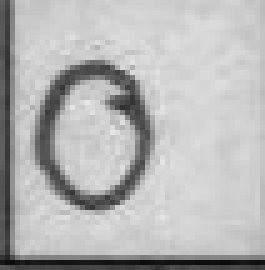
#> input picture Examen1_PrimerParcial/Recortes_votos/acta (15)/votos_AP/votos_AP_decenas.jpg, 53 x 54 px, given as the content of the folder Actas_Normalizadas, which was not available (shown 5 times larger)
$ python Recortar.py
#> lines starting #> are read from the running program, lines starting #| are printed output that depends on the picture; pictures that were not available may be replaced by others from this repository, and a replacement may not be noted
import cv2
import glob
import os
import numpy as np
import matplotlib.pyplot as plt

# Directorios
input_dir = "Actas_Normalizadas"
output_dir = "Recortes_Actas"
os.makedirs(output_dir, exist_ok=True)

# Dimensiones de referencia (tu imagen de 2000x3057)
REF_ALTO = 2000
REF_ANCHO = 3057

# Definir coordenadas de las zonas de interés (basado en tus medidas)
ZONAS_INTERES = {
    'codigo_mesa': {
        'x1': 235, 'y1': 333, 'x2': 454, 'y2': 381,
        'nombre': 'codigo_mesa'
    },
    'votos_AP': {
        'x1': 1015, 'y1': 613, 'x2': 1174, 'y2': 667,
        'nombre': 'votos_AP'
    },
    'votos_LYP_ADN': {
        'x1': 1015, 'y1': 685, 'x2': 1174, 'y2': 736,
        'nombre': 'votos_LYP_ADN'
    },
    'votos_APB_SUMATE': {
        'x1': 1015, 'y1': 755, 'x2': 1174, 'y2': 806,
        'nombre': 'votos_APB_SUMATE'
    },
    'votos_LIBRE': {
        'x1': 1015, 'y1': 894, 'x2': 1174, 'y2': 946,
        'nombre': 'votos_LIBRE'
    },
    'votos_FP': {
        'x1': 1015, 'y1': 964, 'x2': 1174, 'y2': 1015,
        'nombre': 'votos_FP'
    },
    'votos_MAS_IPSP': {
        'x1': 1015, 'y1': 1033, 'x2': 1174, 'y2': 1086,
        'nombre': 'votos_MAS_IPSP'
    },
    'votos_UNIDAD': {
        'x1': 1015, 'y1': 1173, 'x2': 1174, 'y2': 1226,
        'nombre': 'votos_UNIDAD'
    },
    'votos_PDC': {
        'x1': 1015, 'y1': 1242, 'x2': 1174, 'y2': 1296,
        'nombre': 'votos_PDC'
    },
    'votos_validos': {
        'x1': 1015, 'y1': 1359, 'x2': 1174, 'y2': 1412,
        'nombre': 'votos_validos'
    },
    'votos_blancos': {
        'x1': 1015, 'y1': 1481, 'x2': 1174, 'y2': 1534,
        'nombre': 'votos_blancos'
    },
    'votos_nulos': {
        'x1': 1015, 'y1': 1551, 'x2': 1174, 'y2': 1603,
        'nombre': 'votos_nulos'
    }
}

def calcular_coordenadas_adaptativas(imagen, zonas):
    """
    Adapta las coordenadas al tamaño real de la imagen
    """
    h, w = imagen.shape[:2]
    factor_x = w / REF_ANCHO
    factor_y = h / REF_ALTO

    zonas_adaptadas = {}

    for nombre, zona in zonas.items():
        x1 = int(zona['x1'] * factor_x)
        y1 = int(zona['y1'] * factor_y)
        x2 = int(zona['x2'] * factor_x)
        y2 = int(zona['y2'] * factor_y)

        zonas_adaptadas[nombre] = {
            'coordenadas': (x1, y1, x2, y2),
            'nombre': zona['nombre']
        }

    return zonas_adaptadas

def recortar_zona(imagen, coordenadas):
    """
    Recorta una zona específica de la imagen
    """
    x1, y1, x2, y2 = coordenadas
    return imagen[y1:y2, x1:x2]

def procesar_actas():
    """
    Procesa todas las actas y guarda los recortes
    """
    archivos = glob.glob(os.path.join(input_dir, "*.jpg"))

    for i, path in enumerate(archivos):
        # Leer imagen
        img = cv2.imread(path, 0)  # Leer en escala de grises
#> img is the input picture: shape (54, 53); min 11, max 230, mean 181.4
        if img is None:
            print(f"No se pudo leer: {path}")
            continue

        # Calcular coordenadas adaptativas
        zonas_actuales = calcular_coordenadas_adaptativas(img, ZONAS_INTERES)
#> zonas_actuales = 12 items

        # Crear carpeta para esta acta
        nombre_base = os.path.splitext(os.path.basename(path))[0]
        carpeta_acta = os.path.join(output_dir, nombre_base)
        os.makedirs(carpeta_acta, exist_ok=True)

        # Recortar y guardar cada zona
        for nombre, zona in zonas_actuales.items():
            recorte = recortar_zona(img, zona['coordenadas'])

            # Guardar recorte
            nombre_archivo = f"{zona['nombre']}.jpg"
            ruta_guardado = os.path.join(carpeta_acta, nombre_archivo)
            cv2.imwrite(ruta_guardado, recorte)
#> this loop made 12 passes
#> (nombre, x1 in recortar_zona, y1 in recortar_zona, x2 in recortar_zona, y2 in recortar_zona, recorte, nombre_archivo) on passes 1 to 7: ('codigo_mesa', 4, 8, 7, 10, [[198, 207, 202], [200, 201, 210]], 'codigo_mesa.jpg'), ('votos_AP', 17, 16, 20, 18, [[182, 193, 194], [203, 189, 198]], 'votos_AP.jpg'), ('votos_LYP_ADN', 17, 18, 20, 19, [[200, 205, 204]], 'votos_LYP_ADN.jpg'), ('votos_APB_SUMATE', 17, 20, 20, 21, [[230, 217, 210]], 'votos_APB_SUMATE.jpg'), ('votos_LIBRE', 17, 24, 20, 25, [[200, 195, 205]], 'votos_LIBRE.jpg'), ('votos_FP', 17, 26, 20, 27, [[206, 211, 209]], 'votos_FP.jpg'), ('votos_MAS_IPSP', 17, 27, 20, 29, [[197, 198, 202], [206, 204, 197]], 'votos_MAS_IPSP.jpg')

        if i % 50 == 0:  # Mostrar progreso cada 50 actas
            print(f"Procesadas {i}/{len(archivos)} actas")

    print(f"✅ Procesamiento completo. Recortes guardados en: {output_dir}")

# Función para visualizar los recortes de una acta de ejemplo
def mostrar_recortes_ejemplo():
    """
    Muestra los recortes de una acta para verificar
    """
    archivos = glob.glob(os.path.join(input_dir, "*.jpg"))
    if not archivos:
        print("No hay actas procesadas")
        return

    # Tomar primera acta
    img_path = archivos[0]
    img = cv2.imread(img_path, 0)

    # Calcular coordenadas
    zonas = calcular_coordenadas_adaptativas(img, ZONAS_INTERES)
#> zonas = 12 items

    # Mostrar imagen original con rectángulos
    img_color = cv2.imread(img_path)
    img_con_rectangulos = img_color.copy()

    for nombre, zona in zonas.items():
        x1, y1, x2, y2 = zona['coordenadas']
        cv2.rectangle(img_con_rectangulos, (x1, y1), (x2, y2), (0, 255, 0), 2)
        cv2.putText(img_con_rectangulos, nombre, (x1, y1-10),
                   cv2.FONT_HERSHEY_SIMPLEX, 0.5, (0, 255, 0), 1)
#> this loop made 12 passes
#> (nombre, x1, y1, x2, y2) on passes 1 to 12: ('codigo_mesa', 4, 8, 7, 10), ('votos_AP', 17, 16, 20, 18), ('votos_LYP_ADN', 17, 18, 20, 19), ('votos_APB_SUMATE', 17, 20, 20, 21), ('votos_LIBRE', 17, 24, 20, 25), ('votos_FP', 17, 26, 20, 27), ('votos_MAS_IPSP', 17, 27, 20, 29), ('votos_UNIDAD', 17, 31, 20, 33), ('votos_PDC', 17, 33, 20, 34), ('votos_validos', 17, 36, 20, 38), ('votos_blancos', 17, 39, 20, 41), ('votos_nulos', 17, 41, 20, 43)
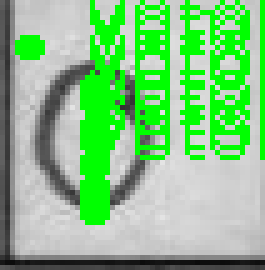
#> img_con_rectangulos: shape (54, 53, 3) (shown 5 times larger); mean B, G, R 131.3, 196.7, 131.3

    # Redimensionar para visualización
    escala_visualizacion = 0.4
    h, w = img_con_rectangulos.shape[:2]
#> h = 54; w = 53
    nueva_w = int(w * escala_visualizacion)
#> nueva_w = 21
    nueva_h = int(h * escala_visualizacion)
#> nueva_h = 21
    img_visual = cv2.resize(img_con_rectangulos, (nueva_w, nueva_h))
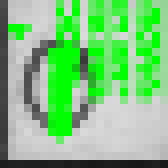
#> img_visual: shape (21, 21, 3) (shown 8 times larger); mean B, G, R 127.1, 195.6, 127.1

    plt.figure(figsize=(15, 10))
    plt.imshow(cv2.cvtColor(img_visual, cv2.COLOR_BGR2RGB))
    plt.title('Zonas de interés identificadas')
    plt.axis('off')
    plt.show()

    # Mostrar algunos recortes de ejemplo
    fig, axes = plt.subplots(3, 4, figsize=(15, 10))
    axes = axes.ravel()

    for j, (nombre, zona) in enumerate(list(zonas.items())[:12]):
        recorte = recortar_zona(img, zona['coordenadas'])
        axes[j].imshow(recorte, cmap='gray')
        axes[j].set_title(nombre)
        axes[j].axis('off')
#> this loop made 12 passes
#> (nombre, x1 in recortar_zona, y1 in recortar_zona, x2 in recortar_zona, y2 in recortar_zona, recorte) on passes 1 to 10: ('codigo_mesa', 4, 8, 7, 10, [[198, 207, 202], [200, 201, 210]]), ('votos_AP', 17, 16, 20, 18, [[182, 193, 194], [203, 189, 198]]), ('votos_LYP_ADN', 17, 18, 20, 19, [[200, 205, 204]]), ('votos_APB_SUMATE', 17, 20, 20, 21, [[230, 217, 210]]), ('votos_LIBRE', 17, 24, 20, 25, [[200, 195, 205]]), ('votos_FP', 17, 26, 20, 27, [[206, 211, 209]]), ('votos_MAS_IPSP', 17, 27, 20, 29, [[197, 198, 202], [206, 204, 197]]), ('votos_UNIDAD', 17, 31, 20, 33, [[205, 203, 208], [211, 214, 214]]), ('votos_PDC', 17, 33, 20, 34, [[211, 207, 215]]), ('votos_validos', 17, 36, 20, 38, [[213, 209, 218], [202, 206, 211]])

    plt.tight_layout()
    plt.show()
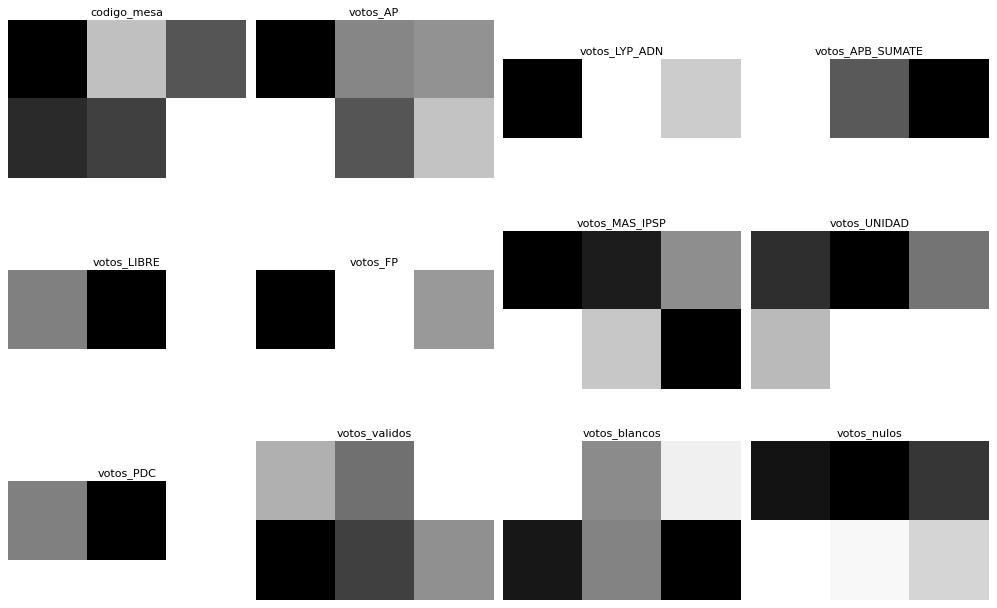
#> figure drawn by matplotlib, 12 panels

# Ejecutar procesamiento
print("Iniciando procesamiento de actas...")
procesar_actas()

# Mostrar ejemplo de recortes
print("\nMostrando ejemplo de recortes...")
mostrar_recortes_ejemplo()
